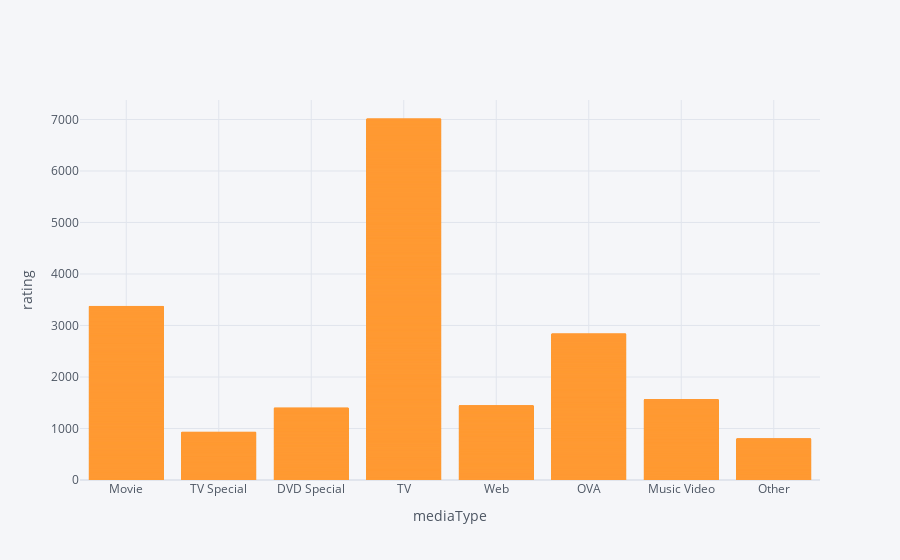

Notebook code for this chart:
### Code cell
anime.iplot(kind='bar' ,mode='markers', x='mediaType',y='rating',xTitle='mediaType',yTitle='rating')

### Figure 1 — Plotly figure (JSON) as saved in the notebook; plotly's stock layout.template omitted (floating-point values rounded to 4 significant figures; data arrays with more than 128 entries replaced by an {"elided": "..."} marker saying what was removed)
{"data": [{"marker": {"color": "rgba(255, 153, 51, 0.6)", "line": {"color": "rgba(255, 153, 51, 1.0)", "width": 1}}, "name": "rating", "orientation": "v", "text": "", "type": "bar", "x": {"elided": "6523 str values"}, "y": {"elided": "6523 float values"}}], "layout": {"legend": {"bgcolor": "#F5F6F9", "font": {"color": "#4D5663"}}, "paper_bgcolor": "#F5F6F9", "plot_bgcolor": "#F5F6F9", "title": {"font": {"color": "#4D5663"}}, "xaxis": {"gridcolor": "#E1E5ED", "showgrid": true, "tickfont": {"color": "#4D5663"}, "title": {"font": {"color": "#4D5663"}, "text": "mediaType"}, "zerolinecolor": "#E1E5ED"}, "yaxis": {"gridcolor": "#E1E5ED", "showgrid": true, "tickfont": {"color": "#4D5663"}, "title": {"font": {"color": "#4D5663"}, "text": "rating"}, "zerolinecolor": "#E1E5ED"}}}
